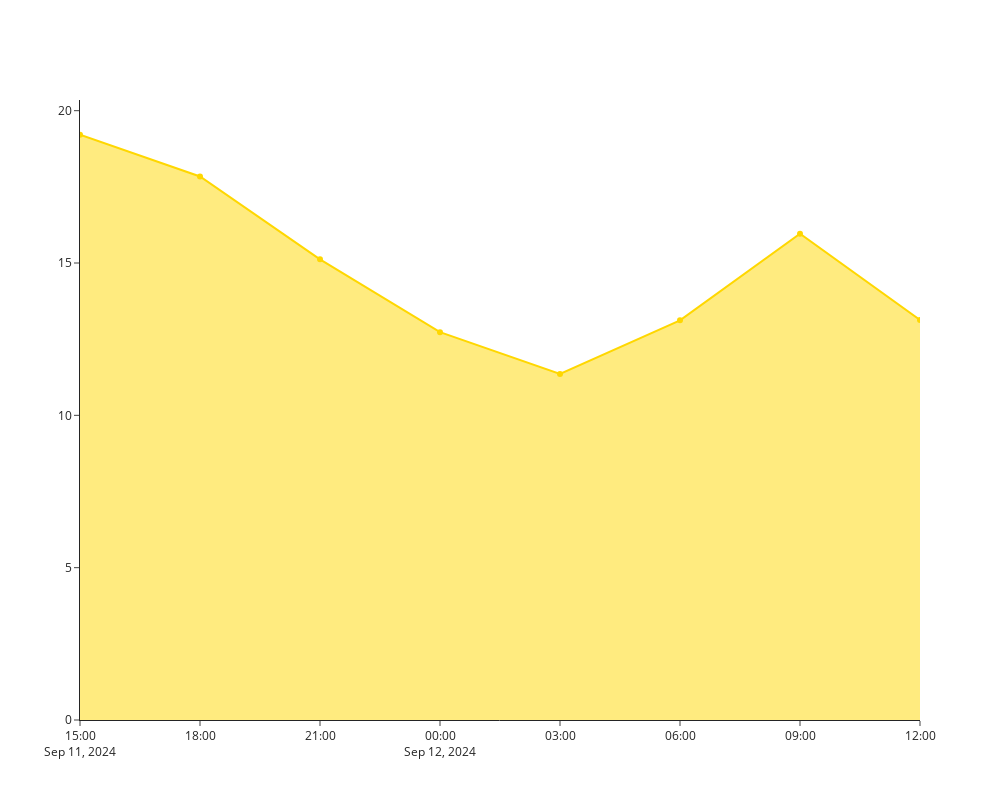

Here is the notebook cell this chart was saved with:
### Code cell
#Max temperature representation
fig = go.Figure()
fig.add_trace(go.Scatter(x=weather_forecast.index, y=weather_forecast['Temp_Max'], mode='lines+markers', name='Max Temperature (°C)'))
fig.update_traces(line_color='gold', fill='tozeroy')
fig.update_layout(template='simple_white')
fig.update_layout(width=1000, height=800)
fig.write_image('temperature.png')
fig.show()

### Figure 1 — Plotly figure (JSON) as saved in the notebook; plotly's stock layout.template omitted (floating-point values rounded to 4 significant figures)
{"data": [{"fill": "tozeroy", "line": {"color": "gold"}, "mode": "lines+markers", "name": "Max Temperature (°C)", "type": "scatter", "x": ["2024-09-11 15", "2024-09-11 18", "2024-09-11 21", "2024-09-12 00", "2024-09-12 03", "2024-09-12 06", "2024-09-12 09", "2024-09-12 12"], "y": [19.21, 17.84, 15.12, 12.73, 11.36, 13.12, 15.96, 13.13]}], "layout": {"height": 800, "width": 1000}}
